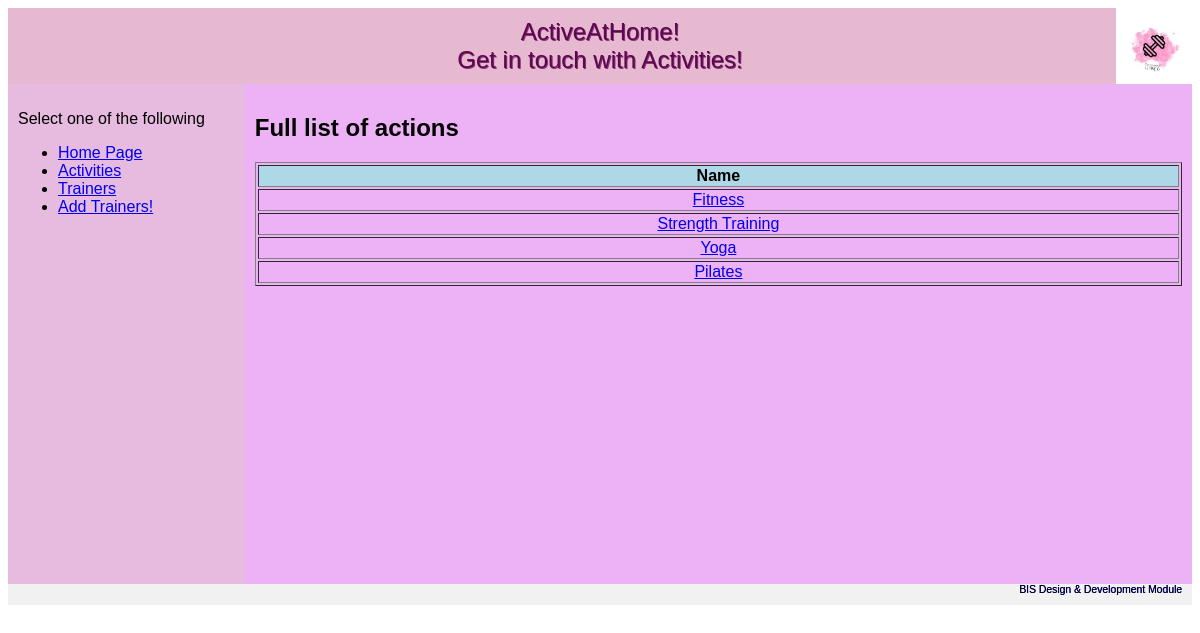
Screenshot of /browse_A.php with the database file from the repository.
### tables this page shows
CREATE TABLE Activities (
    actiId INT AUTO_INCREMENT NOT NULL,
    actiName VARCHAR(200) NOT NULL,
    actiBriefDescription VARCHAR(2000) NOT NULL,
    actiBenefits VARCHAR(2000) NOT NULL,
    actiPrice VARCHAR(1000) NOT NULL,
    CONSTRAINT a_actiId_pk PRIMARY KEY (actiId)
);

### private/class_database.php (called while the page is built, shortened)
<?php
class Database {
    static protected $database;
    static protected $table_name = "";
    static public function set_database($database) {
        self::$database = $database;
    }
    static public function find_by_sql($sql) {
        $result = self::$database->query($sql);
        $object_array = [];
        while ($record = $result->fetch_assoc()) {
            $object_array[] = static::instantiate($record);
        }
        return $object_array;
    }
    static public function find_all() {
        $sql = "SELECT * FROM " . static::$table_name;
        return static::find_by_sql($sql);
    }
    static protected function instantiate($record) {
        $object = new static;
        foreach ($record as $property => $value) {
            if (property_exists($object, $property)) {
                $object->$property = $value;
            }
        }
        return $object;
    }
}
?>

### public/browse_A.php (the view, shortened to what this page needs)
<!DOCTYPE html>
<html lang="en">
<head>
<link rel=stylesheet type=text/css href=style.css>
</head>
<body>
<div class="header">
	ActiveAtHome! <br>
	Get in touch with Activities!
</div>
<div class="row">
  	<div class="column side">
	</div>
	<div class="column middle">
		<?php
echo "<h2> Full list of actions </h2>";
				$Activities_array = Activities::find_all();
		echo "<table border = 1 width=100%>";
			echo "<tr bgcolor=#ADD8E6>";
				echo "<th> Name </th>";
			echo "</tr>";
		foreach ($Activities_array as $Activities) {
			echo "<tr>";
			echo '<td style="text-align: center;"><a href="view_A.php?id=' . $Activities->actiId . '">' . $Activities->actiName . '</a></td>';
		echo "</tr>";
}
		echo "</table>";
?>
  	 </div>
<div class="footer">
  BIS Design & Development Module<br>
</div>
</body>
</html>

### public/style.css (style rules this page uses)
* { box-sizing: border-box; }
body { font-family: Arial, Helvetica, sans-serif; }
.header { background-color: #e6b9d1; background-image: url(logo.jpg); background-size: contain; background-repeat: no-repeat; background-position: right top; padding: 10px; text-align: center; font-size: 1.5em; color: rgb(94, 6, 79); text-shadow: 1px 0.5px rgba(94, 6, 79, 0.724);; }
.column { float: left; padding: 10px; height: 500px; }
.column.side { background-color: rgba(205, 50, 182, 0.285); width: 20%; }
.column.middle { background-color:#edb1f5; width: 80%; }
.row:after { content: ""; display: table; clear: both; }
.footer { background-color: #f1f1f1; padding: 10px; padding-bottom: 10px; text-align: right; font-size: 0.65em; text-shadow: 0.3px 0.3px blue; }

### rows the page displays
activities: actiName "Fitness"
activities: actiName "Strength Training"
activities: actiName "Yoga"
activities: actiName "Pilates"
